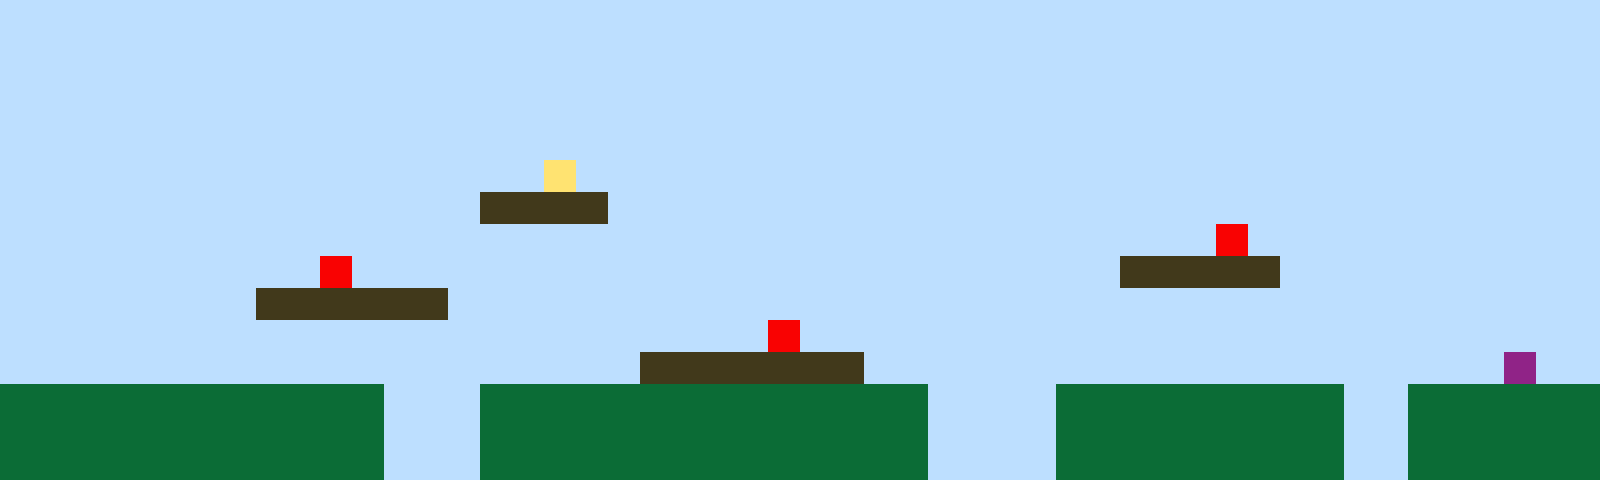

Below is a game level as drawn by its tile map, then a one-line description and the .tmx file that defines it, in full:
An orthogonal 50x15 tile map with 32x32 px tiles, 1 tile layer (Tile Layer 1).

<map version="1.10" tiledversion="1.11.2" orientation="orthogonal" renderorder="right-up" width="50" height="15" tilewidth="32" tileheight="32" infinite="0" nextlayerid="2" nextobjectid="1"><editorsettings><export target="map1.csv" format="csv" /></editorsettings><tileset firstgid="1" name="sprites" tilewidth="32" tileheight="32" tilecount="6" columns="3"><image source="sprites.png" width="96" height="64" /></tileset><layer id="1" name="Tile Layer 1" width="50" height="15"><data encoding="csv">1,1,1,1,1,1,1,1,1,1,1,1,1,1,1,1,1,1,1,1,1,1,1,1,1,1,1,1,1,1,1,1,1,1,1,1,1,1,1,1,1,1,1,1,1,1,1,1,1,1,1,1,1,1,1,1,1,1,1,1,1,1,1,1,1,1,1,1,1,1,1,1,1,1,1,1,1,1,1,1,1,1,1,1,1,1,1,1,1,1,1,1,1,1,1,1,1,1,1,1,1,1,1,1,1,1,1,1,1,1,1,1,1,1,1,1,1,1,1,1,1,1,1,1,1,1,1,1,1,1,1,1,1,1,1,1,1,1,1,1,1,1,1,1,1,1,1,1,1,1,1,1,1,1,1,1,1,1,1,1,1,1,1,1,1,1,1,1,1,1,1,1,1,1,1,1,1,1,1,1,1,1,1,1,1,1,1,1,1,1,1,1,1,1,1,1,1,1,1,1,1,1,1,1,1,1,1,1,1,1,1,1,1,1,1,1,1,1,1,1,1,1,1,1,1,1,1,1,1,1,1,1,1,1,1,1,1,1,1,1,1,1,1,1,1,1,1,1,1,1,1,1,1,1,1,1,1,1,1,1,1,1,1,1,1,1,1,4,1,1,1,1,1,1,1,1,1,1,1,1,1,1,1,1,1,1,1,1,1,1,1,1,1,1,1,1,1,1,1,1,1,1,1,1,1,1,1,1,1,1,1,1,1,1,1,3,3,3,3,1,1,1,1,1,1,1,1,1,1,1,1,1,1,1,1,1,1,1,1,1,1,1,1,1,1,1,1,1,1,1,1,1,1,1,1,1,1,1,1,1,1,1,1,1,1,1,1,1,1,1,1,1,1,1,1,1,1,1,1,1,1,1,1,1,1,1,1,1,5,1,1,1,1,1,1,1,1,1,1,1,1,1,1,1,1,1,1,1,1,1,5,1,1,1,1,1,1,1,1,1,1,1,1,1,1,1,1,1,1,1,1,1,1,1,1,3,3,3,3,3,1,1,1,1,1,1,1,1,1,1,1,1,1,1,1,1,1,1,3,3,3,3,3,3,1,1,1,1,1,1,1,1,1,1,1,1,1,1,1,1,1,1,1,1,1,1,1,1,1,1,1,1,1,1,1,1,1,1,1,1,1,1,1,1,1,1,1,1,1,1,1,1,1,1,1,1,1,1,1,1,1,1,1,1,5,1,1,1,1,1,1,1,1,1,1,1,1,1,1,1,1,1,1,1,1,1,1,1,1,1,1,1,1,1,1,1,1,1,1,1,1,1,1,1,1,1,1,1,1,1,3,3,3,3,3,3,3,1,1,1,1,1,1,1,1,1,1,1,1,1,1,1,1,1,1,1,1,6,1,1,2,2,2,2,2,2,2,2,2,2,2,2,1,1,1,2,2,2,2,2,2,2,2,2,2,2,2,2,2,1,1,1,1,2,2,2,2,2,2,2,2,2,1,1,2,2,2,2,2,2,2,2,2,2,2,2,2,2,2,2,2,2,1,1,1,2,2,2,2,2,2,2,2,2,2,2,2,2,2,1,1,1,1,2,2,2,2,2,2,2,2,2,1,1,2,2,2,2,2,2,2,2,2,2,2,2,2,2,2,2,2,2,1,1,1,2,2,2,2,2,2,2,2,2,2,2,2,2,2,1,1,1,1,2,2,2,2,2,2,2,2,2,1,1,2,2,2,2,2,2</data></layer></map>
